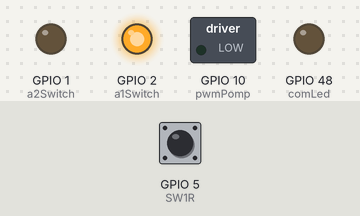
Simulated run of this sketch. Board: ESP32-S3. Parts: switched loads named in the sketch (green lamp = pin HIGH), output pins drawn as LEDs (lit = HIGH). The test bench sets the inputs (shaded band); at power-on: GPIO 5 (SW1R) LOW. EEPROM starts erased; nothing arrives over Bluetooth unless stated; a phone connects over Bluetooth LE 3 s after start; what the sketch prints to the serial monitor is not drawn.

Above: at 1.2 s.
1.3 s: GPIO 5 (SW1R) pulled HIGH for 0.15 s
At 3.9 s:
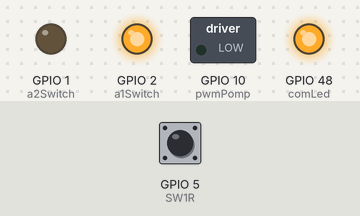
4.4 s: GPIO 5 (SW1R) pulled HIGH for 1 s
At 5.2 s:
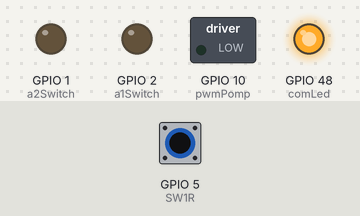
8.4 s: GPIO 5 (SW1R) pulled HIGH for 3.2 s
At 12.3 s:
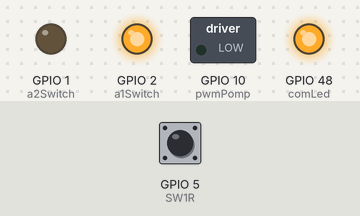
Timing chart, 0 to 13.8 s (numbered marks = the images above; inputs shaded):
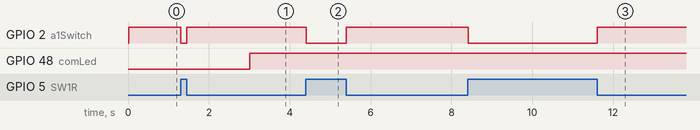

Measured:
- after the input at 1.3 s, GPIO 2 (a1Switch): HIGH → LOW at once, → HIGH 0.15 s later
- after the input at 4.4 s, GPIO 2 (a1Switch): HIGH → LOW at once, → HIGH 0.99 s later
- after the input at 8.4 s, GPIO 2 (a1Switch): HIGH → LOW at once, → HIGH 3.2 s later

The sketch:

Code.ino
```cpp
/*
  ESP32-S3 BLE Controller Firmware

  This sketch merges hardware control logic (pumps, switches) with a
  BLE interface for remote monitoring and control. It saves onTime and
  offTime settings to Non-Volatile Storage (NVS) to persist them
  across reboots.

  Specifications Implemented:
  - Service UUID: 4fafc201-1fb5-459e-8fcc-c5c9c331914b
  - Characteristics:
    - Value A (onTime): c8a3cadd-536c-4819-9154-10a110a19a4e
    - Value B (offTime): d8a3cadd-536c-4819-9154-10a110a19a4f
    - General Data: beb5483e-36e1-4688-b7f5-ea07361b26a8
    - Debug (NOTIFY, JSON): f4a1f353-8576-4993-81b4-10a1b0596348
    - Uptime (NOTIFY, uint32_t): a8f5f247-3665-448d-8a0c-6b3a2a3e592b
    - Reboot (WRITE, 1-byte): b2d49a43-6c84-474c-a496-02d997e54f8e

  Libraries needed:
  - ArduinoBLE for ESP32
  - ArduinoJson (https://arduinojson.org/) - Install from Library Manager.
*/

// Import necessary libraries
#include <BLEDevice.h>
#include <BLEServer.h>
#include <BLEUtils.h>
#include <BLE2902.h>
#include <ArduinoJson.h>
#include <Preferences.h> // For Non-Volatile Storage
#include "esp32-hal-ledc.h" // Explicitly include for PWM functions

// BLE Service and Characteristic UUIDs
#define SERVICE_UUID                  "4fafc201-1fb5-459e-8fcc-c5c9c331914b"
#define VALUE_A_CHARACTERISTIC_UUID   "c8a3cadd-536c-4819-9154-10a110a19a4e" // onTime
#define VALUE_B_CHARACTERISTIC_UUID   "d8a3cadd-536c-4819-9154-10a110a19a4f" // offTime
#define DATA_CHARACTERISTIC_UUID      "beb5483e-36e1-4688-b7f5-ea07361b26a8"
#define DEBUG_CHARACTERISTIC_UUID     "f4a1f353-8576-4993-81b4-1101b0596348"
#define UPTIME_CHARACTERISTIC_UUID    "a8f5f247-3665-448d-8a0c-6b3a2a3e592b"
#define REBOOT_CHARACTERISTIC_UUID    "b2d49a43-6c84-474c-a496-02d997e54f8e"
// New characteristics for Pump Power Control
#define PUMP_VISIBILITY_UUID          "e0c47e8c-838a-42d3-9b09-2495304e28e4"
#define PUMP_VALUE_UUID               "e1c47e8c-838a-42d3-9b09-2495304e28e5"
#define PUMP_ENABLE_UUID              "e2c47e8c-838a-42d3-9b09-2495304e28e6" // For enabling/disabling PWM

// --- Hardware Pin Definitions ---
// Input pins
#define SW1R 5
#define SW2R 4
#define SW3R 6
#define SW4R 7
#define mesVpomp 9
#define BOOT 0

// Output pins
#define a1Switch 2
#define a2Switch 1
#define comLed 48
#define pwmPomp 10

// PWM Properties
#define PUMP_PWM_CHANNEL 0
#define PUMP_PWM_FREQ 20000
#define PUMP_PWM_RESOLUTION 8 // 8-bit resolution for values 0-255

// --- Global Variables ---
// For Hardware Logic
unsigned long myTime;
uint32_t onTime;    // Changed to uint32_t to match BLE spec
uint32_t offTime;   // Changed to uint32_t to match BLE spec
long timer;
bool lastState; // Tracks the pump timer cycle
int floater;    // Holds the state of the floater switch
int evStatus;   // Derived status from the floater switch
uint8_t pumpPowerValue = 255; // 0-255 power level for PWM
bool isPwmEnabled = false;   // Flag to switch between PWM and digital control

// For BLE
BLECharacteristic *pValueACharacteristic;
BLECharacteristic *pValueBCharacteristic;
BLECharacteristic *pDataCharacteristic;
BLECharacteristic *pDebugCharacteristic;
BLECharacteristic *pUptimeCharacteristic;
BLECharacteristic *pRebootCharacteristic;
BLECharacteristic *pPumpPowerVisibilityCharacteristic;
BLECharacteristic *pPumpPowerValueCharacteristic;
BLECharacteristic *pPwmEnableCharacteristic;
bool deviceConnected = false;
String dataCharacteristicValue = "Hello from ESP32!";
unsigned long lastUptimeNotifyTime = 0;
unsigned long lastDebugNotifyTime = 0;
const long uptimeNotifyInterval = 1000; // 1 second
const long debugNotifyInterval = 2000;  // 2 seconds
unsigned long lastDisconnectTime = 0;
const unsigned long bleTimeout = 300000; // 5 minutes in milliseconds
bool bleIsActive = true;

// For NVS
Preferences preferences;


// --- BLE Server Callbacks ---
class MyServerCallbacks : public BLEServerCallbacks {
  void onConnect(BLEServer* pServer) {
    deviceConnected = true;
    digitalWrite(comLed, HIGH); // Turn on communication LED
    Serial.println("Client Connected");
    lastDisconnectTime = 0; // Reset the timeout timer
  }

  void onDisconnect(BLEServer* pServer) {
    deviceConnected = false;
    digitalWrite(comLed, LOW); // Turn off communication LED
    Serial.println("Client Disconnected. Starting 5-minute BLE timeout.");
    lastDisconnectTime = millis(); // Start the timeout timer
    pServer->getAdvertising()->start();
  }
};

// --- Characteristic Callbacks ---
class DataCallbacks : public BLECharacteristicCallbacks {
  void onWrite(BLECharacteristic *pCharacteristic) {
    String value = pCharacteristic->getValue();
    if (value.length() > 0) {
      Serial.print("Received value on Data Characteristic: ");
      Serial.println(value);
      dataCharacteristicValue = value;
    }
  }
};

class RebootCallbacks : public BLECharacteristicCallbacks {
  void onWrite(BLECharacteristic *pCharacteristic) {
    Serial.println("Reboot command received. Restarting...");
    delay(500);
    ESP.restart();
  }
};

// Callback for handling writes to Value A and Value B
class ValueCallbacks : public BLECharacteristicCallbacks {
  void onWrite(BLECharacteristic *pCharacteristic) {
    uint8_t* data = pCharacteristic->getData();
    size_t len = pCharacteristic->getLength();

    if (data != nullptr && len == 4) {
      // Data is a 4-byte little-endian integer.
      // On a little-endian MCU like ESP32, we can just cast the pointer.
      uint32_t value = *(uint32_t*)data;

      String uuid = pCharacteristic->getUUID().toString();
      const String value_a_uuid = BLEUUID(VALUE_A_CHARACTERISTIC_UUID).toString();
      const String value_b_uuid = BLEUUID(VALUE_B_CHARACTERISTIC_UUID).toString();

      if (uuid == value_a_uuid) {
        onTime = value;
        Serial.print("Set onTime (Value A) to: ");
        Serial.println(onTime);
        // Save to NVS
        preferences.begin("ble-settings", false);
        preferences.putUInt("onTime", onTime);
        preferences.end();
        Serial.println("Saved onTime to NVS.");
      } else if (uuid == value_b_uuid) {
        offTime = value;
        Serial.print("Set offTime (Value B) to: ");
        Serial.println(offTime);
        // Save to NVS
        preferences.begin("ble-settings", false);
        preferences.putUInt("offTime", offTime);
        preferences.end();
        Serial.println("Saved offTime to NVS.");
      }
    }
  }
};

// Callback for Pump Power Value and PWM Enable
class PumpControlCallbacks : public BLECharacteristicCallbacks {
  void onWrite(BLECharacteristic *pCharacteristic) {
    String uuid = pCharacteristic->getUUID().toString();
    const String value_uuid = BLEUUID(PUMP_VALUE_UUID).toString();
    const String enable_uuid = BLEUUID(PUMP_ENABLE_UUID).toString();
    uint8_t* data = pCharacteristic->getData();
    size_t len = pCharacteristic->getLength();

    if (data != nullptr && len == 1) {
      uint8_t value = data[0];
      preferences.begin("ble-settings", false);

      if (uuid == value_uuid) {
        pumpPowerValue = value;
        Serial.print("Set Pump Power Value to: ");
        Serial.println(pumpPowerValue);
        preferences.putUChar("pumpPower", pumpPowerValue);
      } else if (uuid == enable_uuid) {
        isPwmEnabled = (value == 1);
        Serial.print("Set PWM Enabled to: ");
        Serial.println(isPwmEnabled);
        preferences.putBool("pwmEnabled", isPwmEnabled);

        // Attach or detach the pin from PWM controller
        if (isPwmEnabled) {
          ledcAttach(pwmPomp, PUMP_PWM_FREQ, PUMP_PWM_RESOLUTION);
        } else {
          ledcDetach(pwmPomp);
        }
      }
      preferences.end();
    }
  }
};


void setup() {
  Serial.begin(115200);
  Serial.println("Starting Integrated Controller...");

  // --- Initialize Hardware Logic Variables from NVS ---
  preferences.begin("ble-settings", true); // Namespace, read-only mode
  onTime = preferences.getUInt("onTime", 720000);   // Load onTime, default to 12 minutes
  offTime = preferences.getUInt("offTime", 2880000); // Load offTime, default to 48 minutes
  pumpPowerValue = preferences.getUChar("pumpPower", 255); // Load pump power, default 255
  isPwmEnabled = preferences.getBool("pwmEnabled", false);  // Load PWM status, default false
  preferences.end();

  Serial.print("Loaded onTime from NVS: ");
  Serial.println(onTime);
  Serial.print("Loaded offTime from NVS: ");
  Serial.println(offTime);
  Serial.print("Loaded Pump Power from NVS: ");
  Serial.println(pumpPowerValue);
  Serial.print("Loaded PWM Enabled from NVS: ");
  Serial.println(isPwmEnabled);

  // --- Sending values over serial in a structured format for parsing ---
  Serial.print("ONTIME:");
  Serial.println(onTime);
  Serial.print("OFFTIME:");
  Serial.println(offTime);

  timer = 1;
  lastState = false;
  evStatus = 0;

  // --- Initialize Pin Modes ---
  pinMode(SW1R, INPUT);
  pinMode(SW2R, INPUT);
  pinMode(SW3R, INPUT);
  pinMode(SW4R, INPUT);
  pinMode(mesVpomp, INPUT);
  pinMode(BOOT, INPUT_PULLUP);

  pinMode(a1Switch, OUTPUT);
  pinMode(a2Switch, OUTPUT);
  pinMode(comLed, OUTPUT);
  pinMode(pwmPomp, OUTPUT);

  digitalWrite(a1Switch, LOW);
  digitalWrite(comLed, LOW); // Start with communication LED off

  // --- PWM Setup ---
  // ledcSetup is often combined into ledcAttach in newer cores
  if (isPwmEnabled) {
    ledcAttach(pwmPomp, PUMP_PWM_FREQ, PUMP_PWM_RESOLUTION);
  }
  // The line below might be needed if your motor driver requires an inverted signal
  // ledcOutputInvert(PUMP_PWM_CHANNEL, true);


  // --- Initialize BLE ---
  BLEDevice::init("ESP32-S3 Controller");
  BLEServer *pServer = BLEDevice::createServer();
  pServer->setCallbacks(new MyServerCallbacks());
  BLEService *pService = pServer->createService(SERVICE_UUID);

  // Value A Characteristic (onTime)
  pValueACharacteristic = pService->createCharacteristic(VALUE_A_CHARACTERISTIC_UUID, BLECharacteristic::PROPERTY_READ | BLECharacteristic::PROPERTY_WRITE);
  pValueACharacteristic->setValue(onTime);
  pValueACharacteristic->setCallbacks(new ValueCallbacks());

  // Value B Characteristic (offTime)
  pValueBCharacteristic = pService->createCharacteristic(VALUE_B_CHARACTERISTIC_UUID, BLECharacteristic::PROPERTY_READ | BLECharacteristic::PROPERTY_WRITE);
  pValueBCharacteristic->setValue(offTime);
  pValueBCharacteristic->setCallbacks(new ValueCallbacks());

  // Pump Power Visibility Characteristic (Read-Only Feature Flag)
  pPumpPowerVisibilityCharacteristic = pService->createCharacteristic(PUMP_VISIBILITY_UUID, BLECharacteristic::PROPERTY_READ);
  uint8_t visibilityVal = 1;
  pPumpPowerVisibilityCharacteristic->setValue(&visibilityVal, 1); // Enable visibility in the app

  // Pump Power Value Characteristic
  pPumpPowerValueCharacteristic = pService->createCharacteristic(PUMP_VALUE_UUID, BLECharacteristic::PROPERTY_READ | BLECharacteristic::PROPERTY_WRITE);
  pPumpPowerValueCharacteristic->setValue(&pumpPowerValue, 1);
  pPumpPowerValueCharacteristic->setCallbacks(new PumpControlCallbacks());

  // PWM Enable Characteristic
  pPwmEnableCharacteristic = pService->createCharacteristic(PUMP_ENABLE_UUID, BLECharacteristic::PROPERTY_READ | BLECharacteristic::PROPERTY_WRITE);
  uint8_t enableVal = isPwmEnabled ? 1 : 0;
  pPwmEnableCharacteristic->setValue(&enableVal, 1);
  pPwmEnableCharacteristic->setCallbacks(new PumpControlCallbacks());

  // Data Characteristic
  pDataCharacteristic = pService->createCharacteristic(DATA_CHARACTERISTIC_UUID, BLECharacteristic::PROPERTY_READ | BLECharacteristic::PROPERTY_WRITE);
  pDataCharacteristic->setValue(dataCharacteristicValue);
  pDataCharacteristic->setCallbacks(new DataCallbacks());

  // Debug Characteristic
  pDebugCharacteristic = pService->createCharacteristic(DEBUG_CHARACTERISTIC_UUID, BLECharacteristic::PROPERTY_NOTIFY);
  pDebugCharacteristic->addDescriptor(new BLE2902());

  // Uptime Characteristic
  pUptimeCharacteristic = pService->createCharacteristic(UPTIME_CHARACTERISTIC_UUID, BLECharacteristic::PROPERTY_NOTIFY);
  pUptimeCharacteristic->addDescriptor(new BLE2902());

  // Reboot Characteristic
  pRebootCharacteristic = pService->createCharacteristic(REBOOT_CHARACTERISTIC_UUID, BLECharacteristic::PROPERTY_WRITE);
  pRebootCharacteristic->setCallbacks(new RebootCallbacks());

  pService->start();
  BLEAdvertising *pAdvertising = pServer->getAdvertising();
  pAdvertising->addServiceUUID(SERVICE_UUID);
  pAdvertising->start();
  lastDisconnectTime = millis(); // Start the 5-minute timeout on boot
  Serial.println("BLE Server started. Waiting for a client connection...");
}

void loop() {
  // --- BLE Timeout Logic ---
  // If BLE is active, no device is connected, and 5 minutes have passed since the last disconnect
  if (bleIsActive && !deviceConnected && lastDisconnectTime != 0 && (millis() - lastDisconnectTime > bleTimeout)) {
    Serial.println("5-minute BLE timeout reached. Stopping BLE advertising.");
    BLEDevice::getAdvertising()->stop();
    bleIsActive = false; // Mark BLE as inactive to prevent this from running again
    // Note: To re-enable BLE, the device will need to be rebooted.
  }

  // --- Core Hardware Logic (runs continuously) ---
  myTime = millis();
  floater = digitalRead(SW1R);

  // Pump timer logic
  if ((myTime > timer) && (lastState == false)) {
    // Pump OFF
    if (isPwmEnabled) {
      ledcWrite(PUMP_PWM_CHANNEL, 0);
    } else {
      digitalWrite(pwmPomp, LOW);
    }
    lastState = true;
    timer = millis() + onTime;
  }
  if ((myTime > timer) && (lastState == true)) {
    // Pump ON
    if (isPwmEnabled) {
      ledcWrite(PUMP_PWM_CHANNEL, pumpPowerValue);
    } else {
      digitalWrite(pwmPomp, HIGH);
    }
    lastState = false;
    timer = millis() + offTime;
  }

  // Floater switch logic
  if (floater == HIGH) {
    evStatus = 0;
  } else if (floater == LOW) {
    evStatus = 1;
  }

  // Control a1Switch based on floater status
  if (evStatus == 1) {
    digitalWrite(a1Switch, HIGH);
  } else if (evStatus == 0) {
    digitalWrite(a1Switch, LOW);
  }

  // --- BLE Notifications (runs only when connected) ---
  if (deviceConnected) {
    unsigned long currentMillis = millis();

    // Uptime Notifications
    if (currentMillis - lastUptimeNotifyTime >= uptimeNotifyInterval) {
      lastUptimeNotifyTime = currentMillis;
      uint32_t uptimeSeconds = currentMillis / 1000;
      pUptimeCharacteristic->setValue(uptimeSeconds);
      pUptimeCharacteristic->notify();
    }

    // Debug Notifications - NOW WITH REAL DATA!
    if (currentMillis - lastDebugNotifyTime >= debugNotifyInterval) {
      lastDebugNotifyTime = currentMillis;

      StaticJsonDocument<256> doc;

      // Populate JSON with live data from your hardware
      doc["floater_pin"] = floater;
      doc["evStatus"] = evStatus;
      doc["a1Switch_state"] = digitalRead(a1Switch);
      doc["pump_pin_state"] = digitalRead(pwmPomp);
      doc["pump_cycle"] = (lastState == true) ? "OFF_PERIOD" : "ON_PERIOD";
      doc["next_pump_event_ms"] = timer;
      doc["onTime_ms"] = onTime;   // Report current onTime
      doc["offTime_ms"] = offTime; // Report current offTime
      doc["isPwmEnabled"] = isPwmEnabled;
      doc["pumpPowerValue"] = pumpPowerValue;

      char jsonBuffer[256];
      serializeJson(doc, jsonBuffer);

      pDebugCharacteristic->setValue(jsonBuffer);
      pDebugCharacteristic->notify();

      Serial.print("Debug JSON sent: ");
      Serial.println(jsonBuffer);
    }
  }

  delay(10);
}
```
